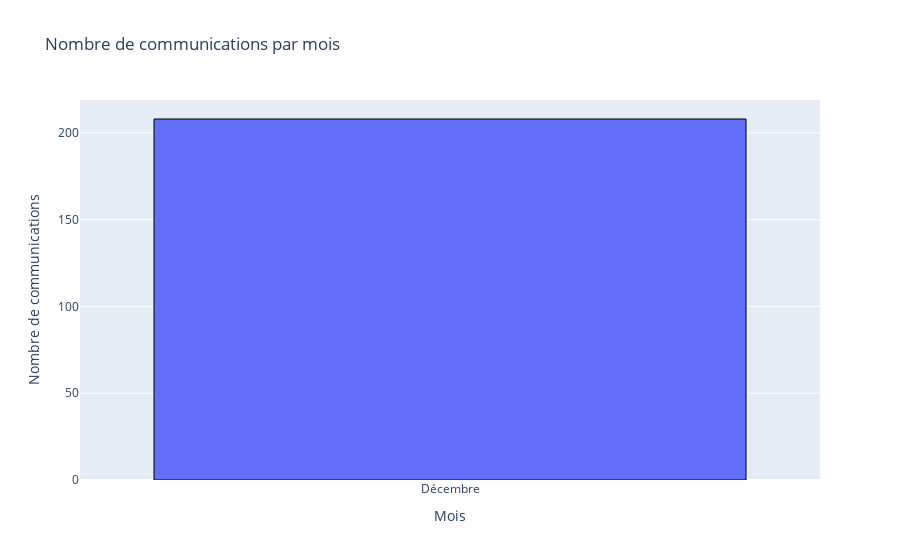

The notebook cell saved with this chart:
### Code cell
fig = comm_histo_monthly(df)
fig.show()

### Figure 1 — Plotly figure (JSON) as saved in the notebook; plotly's stock layout.template omitted (floating-point values rounded to 4 significant figures; data arrays with more than 128 entries replaced by an {"elided": "..."} marker saying what was removed)
{"data": [{"histfunc": "count", "marker": {"line": {"color": "black", "width": 1}}, "name": "Communications par mois", "type": "histogram", "x": {"elided": "208 str values"}}], "layout": {"title": {"text": "Nombre de communications par mois"}, "xaxis": {"title": {"text": "Mois"}}, "yaxis": {"title": {"text": "Nombre de communications"}}}}
